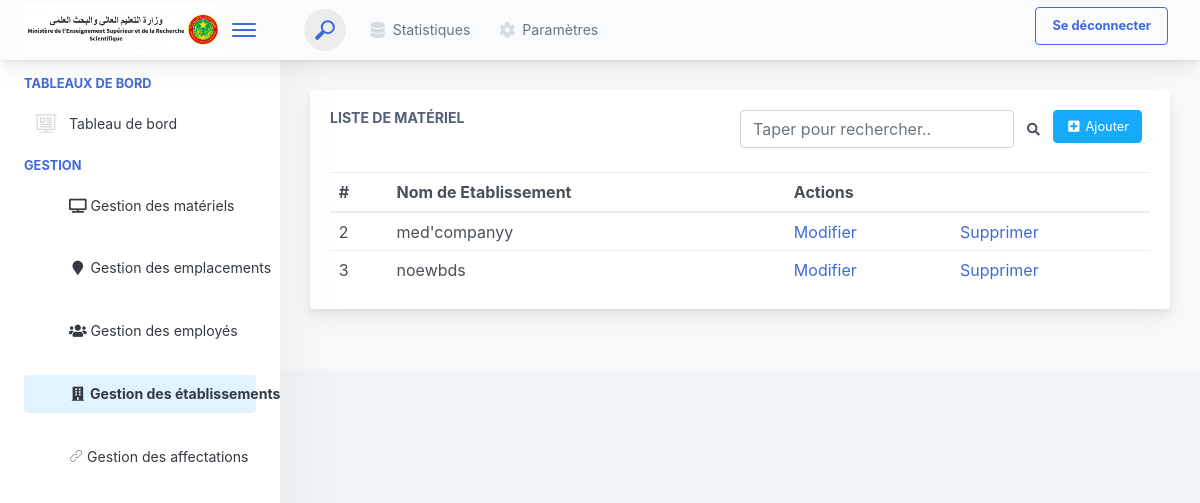
The app's page /etablissement/ with its own data.
### accounts/models.py (models this page shows, shortened)
class Etablissement(models.Model):
    nom_etablissement = models.CharField(max_length=200, unique=True)

### GestionVentes/views.py (the view)
# urls.py: path('etablissement/', views.etablissement, name="etablissement"),
def etablissement(request):
    all_etablissement= Etablissement.objects.all()
    return render(request,"etablissements/index.html",{"etablissements": all_etablissement,"navbar":'etablissement'})

### GestionVentes/templates/etablissements/index.html (shortened to what this page needs)
{% extends 'navbar.html' %}
{% block content %}
  <div class="app-main__inner">
    <div class="app-page-title">
      <div class="row">
        <div class="col-lg-12">
          <div class="main-card mb-3 card">
            <div class="card-body">
              <div style="display: flex ; justify-content: space-between;">
                <div>
                  <h5 class="card-title">Liste de matériel</h5>
                </div>
                <div style="display: flex ; justify-content: space-between;">
                  <div style="display: flex ; justify-content: space-between;" >
                    <input class="form-control"   type="text" id="myInput" onkeyup="myFunction()" placeholder="Taper pour rechercher..">
                    <button class="btn" type="submit"><i class="fa fa-search"></i></button>
                  </div>
                  <div>
                    <a href="{% url 'add_etablissement' %}" class="mb-2 mr-2 btn btn-info"><i class="fa fa-fw" aria-hidden="true" title="Copier pour utiliser plus-square"></i> Ajouter </a>
                  </div>
                </div>
              </div>
              <br>
              <table class="mb-0 table" id="myTable">
                <thead>
                  <tr>
                    <th>#</th>
                    <th>Nom de Etablissement</th>
                    <th colspan="2" >Actions</th>
                  </tr>
                </thead>
                <tbody>
                  {% for i in etablissements %}
                  <tr>
                    <td>{{i.id}}</td>
                    <td>{{i.nom_etablissement}}</td>
                    <td>
                      <a class='button' href="/edit_etablissement/{{i.id}}">Modifier</a>
                    </td>
                    <td>
                      <a class='button' href="/delete_etablissement/{{i.id}}">Supprimer</a>
                    </td>
                  </tr>
                  {% endfor %}
                </tbody>
              </table>
            </div>
          </div>
        </div>
      </div>
    </div>
  </div>
{% endblock %}

### records on screen
Etablissement: id "2", nom_etablissement "med'companyy"
Etablissement: id "3", nom_etablissement "noewbds"
